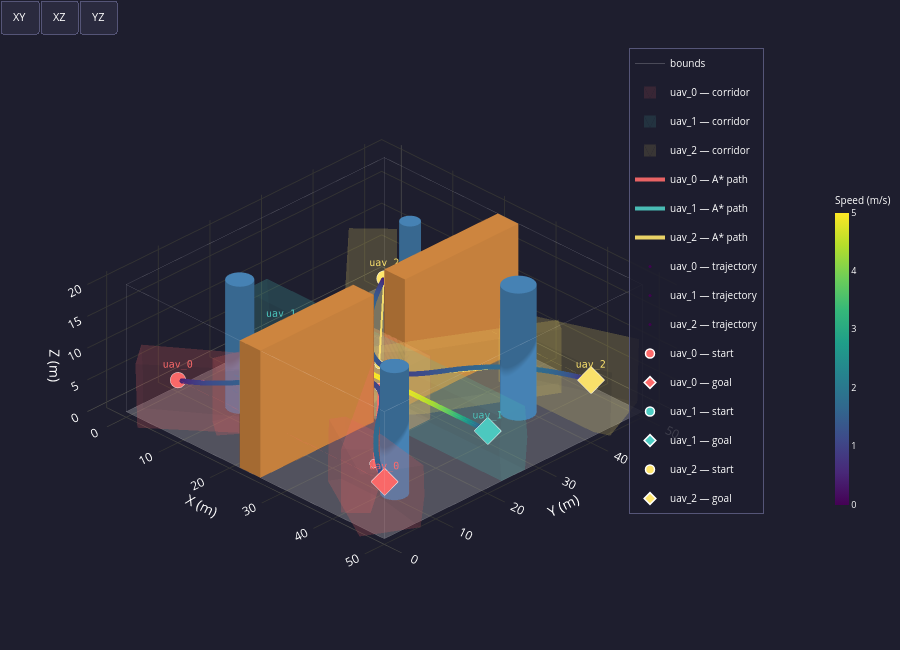

The cell this chart's notebook holds for it:
### Code cell
# ── Cell 4 — Trajectory Generation (STO) ────────────────────────────────────
from trajectory_generator import generate_trajectories, TrajectoryResult, STOConfig
import logging
logging.getLogger("trajectory_generator").setLevel(logging.WARNING)

sto_cfg = STOConfig.from_yaml(PLANNER_CONFIG)
print(f"✓  STO config   [{os.path.basename(PLANNER_CONFIG)}]  "
      f"max_iter={sto_cfg.max_iter}  adaptive={sto_cfg.adaptive_weights}  "
      f"cost={sto_cfg.corridor_cost_type.upper()}")

# ── Optimise trajectories (runs STO per UAV) ─────────────────────────────────
try:
    trajectories = generate_trajectories(fleet, paths, corridors, sto_cfg, verbose=True)
except RuntimeError as exc:
    print(f"\n✗  STO FAILED — {exc}")
    raise

# ── Summary ───────────────────────────────────────────────────────────────────
print(f"\n{'─'*62}")
for tr in trajectories:
    print(f"  ✓  {tr.uav_id:<10}  "
          f"T={tr.total_time:.1f} s  "
          f"max_v={tr.vel_norm.max():.2f} m/s  "
          f"jerk={tr.jerk_cost:.4f}  "
          f"viol_corr={tr.violations['corridor']:.4f}  "
          f"({tr.runtime:.0f} s)")
print(f"{'─'*62}")

# ── Visualisation — environment + paths + corridors + trajectories ────────────
plot_environment_3d(env, fleet=fleet, paths=paths, corridors=corridors,
                    trajectories=trajectories)

### Figure 1 — Plotly figure (JSON) as saved in the notebook; plotly's stock layout.template omitted (floating-point values rounded to 4 significant figures; data arrays with more than 128 entries replaced by an {"elided": "..."} marker saying what was removed)
{"data": [{"color": "#EFEFEF", "flatshading": true, "hoverinfo": "skip", "i": [0, 0], "j": [1, 2], "k": [2, 3], "name": "floor", "opacity": 0.25, "showscale": false, "type": "mesh3d", "x": [0, 50, 50, 0], "y": [0, 0, 50, 50], "z": [0, 0, 0, 0]}, {"hoverinfo": "skip", "line": {"color": "white", "width": 1}, "mode": "lines", "name": "bounds", "opacity": 0.2, "type": "scatter3d", "x": [0, 50, null, 50, 50, null, 50, 0, null, 0, 0, null, 0, 50, null, 50, 50, null, 50, 0, null, 0, 0, null, 0, 0, null, 50, 50, null, 50, 50, null, 0, 0, null], "y": [0, 0, null, 0, 50, null, 50, 50, null, 50, 0, null, 0, 0, null, 0, 50, null, 50, 50, null, 50, 0, null, 0, 0, null, 0, 0, null, 50, 50, null, 50, 50, null], "z": [0, 0, null, 0, 0, null, 0, 0, null, 0, 0, null, 20, 20, null, 20, 20, null, 20, 20, null, 20, 20, null, 0, 20, null, 0, 20, null, 0, 20, null, 0, 20, null]}, {"color": "#4682B4", "flatshading": false, "hoverinfo": "skip", "i": {"elided": "160 int values"}, "j": {"elided": "160 int values"}, "k": {"elided": "160 int values"}, "name": "cyl_0", "opacity": 1, "showscale": false, "type": "mesh3d", "x": [12.0, 11.98, 11.9, 11.78, 11.62, 11.41, 11.18, 10.91, 10.62, 10.31, 10.0, 9.687, 9.382, 9.092, 8.824, 8.586, 8.382, 8.218, 8.098, 8.025, 8.0, 8.025, 8.098, 8.218, 8.382, 8.586, 8.824, 9.092, 9.382, 9.687, 10.0, 10.31, 10.62, 10.91, 11.18, 11.41, 11.62, 11.78, 11.9, 11.98, 12.0, 11.98, 11.9, 11.78, 11.62, 11.41, 11.18, 10.91, 10.62, 10.31, 10.0, 9.687, 9.382, 9.092, 8.824, 8.586, 8.382, 8.218, 8.098, 8.025, 8.0, 8.025, 8.098, 8.218, 8.382, 8.586, 8.824, 9.092, 9.382, 9.687, 10.0, 10.31, 10.62, 10.91, 11.18, 11.41, 11.62, 11.78, 11.9, 11.98, 10.0, 10.0], "y": [12.0, 12.31, 12.62, 12.91, 13.18, 13.41, 13.62, 13.78, 13.9, 13.98, 14.0, 13.98, 13.9, 13.78, 13.62, 13.41, 13.18, 12.91, 12.62, 12.31, 12.0, 11.69, 11.38, 11.09, 10.82, 10.59, 10.38, 10.22, 10.1, 10.02, 10.0, 10.02, 10.1, 10.22, 10.38, 10.59, 10.82, 11.09, 11.38, 11.69, 12.0, 12.31, 12.62, 12.91, 13.18, 13.41, 13.62, 13.78, 13.9, 13.98, 14.0, 13.98, 13.9, 13.78, 13.62, 13.41, 13.18, 12.91, 12.62, 12.31, 12.0, 11.69, 11.38, 11.09, 10.82, 10.59, 10.38, 10.22, 10.1, 10.02, 10.0, 10.02, 10.1, 10.22, 10.38, 10.59, 10.82, 11.09, 11.38, 11.69, 12.0, 12.0], "z": [0.0, 0.0, 0.0, 0.0, 0.0, 0.0, 0.0, 0.0, 0.0, 0.0, 0.0, 0.0, 0.0, 0.0, 0.0, 0.0, 0.0, 0.0, 0.0, 0.0, 0.0, 0.0, 0.0, 0.0, 0.0, 0.0, 0.0, 0.0, 0.0, 0.0, 0.0, 0.0, 0.0, 0.0, 0.0, 0.0, 0.0, 0.0, 0.0, 0.0, 20.0, 20.0, 20.0, 20.0, 20.0, 20.0, 20.0, 20.0, 20.0, 20.0, 20.0, 20.0, 20.0, 20.0, 20.0, 20.0, 20.0, 20.0, 20.0, 20.0, 20.0, 20.0, 20.0, 20.0, 20.0, 20.0, 20.0, 20.0, 20.0, 20.0, 20.0, 20.0, 20.0, 20.0, 20.0, 20.0, 20.0, 20.0, 20.0, 20.0, 0.0, 20.0]}, {"color": "#4682B4", "flatshading": false, "hoverinfo": "skip", "i": {"elided": "160 int values"}, "j": {"elided": "160 int values"}, "k": {"elided": "160 int values"}, "name": "cyl_1", "opacity": 1, "showscale": false, "type": "mesh3d", "x": [40.5, 40.47, 40.38, 40.23, 40.02, 39.77, 39.47, 39.13, 38.77, 38.39, 38.0, 37.61, 37.23, 36.87, 36.53, 36.23, 35.98, 35.77, 35.62, 35.53, 35.5, 35.53, 35.62, 35.77, 35.98, 36.23, 36.53, 36.87, 37.23, 37.61, 38.0, 38.39, 38.77, 39.13, 39.47, 39.77, 40.02, 40.23, 40.38, 40.47, 40.5, 40.47, 40.38, 40.23, 40.02, 39.77, 39.47, 39.13, 38.77, 38.39, 38.0, 37.61, 37.23, 36.87, 36.53, 36.23, 35.98, 35.77, 35.62, 35.53, 35.5, 35.53, 35.62, 35.77, 35.98, 36.23, 36.53, 36.87, 37.23, 37.61, 38.0, 38.39, 38.77, 39.13, 39.47, 39.77, 40.02, 40.23, 40.38, 40.47, 38.0, 38.0], "y": [38.0, 38.39, 38.77, 39.13, 39.47, 39.77, 40.02, 40.23, 40.38, 40.47, 40.5, 40.47, 40.38, 40.23, 40.02, 39.77, 39.47, 39.13, 38.77, 38.39, 38.0, 37.61, 37.23, 36.87, 36.53, 36.23, 35.98, 35.77, 35.62, 35.53, 35.5, 35.53, 35.62, 35.77, 35.98, 36.23, 36.53, 36.87, 37.23, 37.61, 38.0, 38.39, 38.77, 39.13, 39.47, 39.77, 40.02, 40.23, 40.38, 40.47, 40.5, 40.47, 40.38, 40.23, 40.02, 39.77, 39.47, 39.13, 38.77, 38.39, 38.0, 37.61, 37.23, 36.87, 36.53, 36.23, 35.98, 35.77, 35.62, 35.53, 35.5, 35.53, 35.62, 35.77, 35.98, 36.23, 36.53, 36.87, 37.23, 37.61, 38.0, 38.0], "z": [0.0, 0.0, 0.0, 0.0, 0.0, 0.0, 0.0, 0.0, 0.0, 0.0, 0.0, 0.0, 0.0, 0.0, 0.0, 0.0, 0.0, 0.0, 0.0, 0.0, 0.0, 0.0, 0.0, 0.0, 0.0, 0.0, 0.0, 0.0, 0.0, 0.0, 0.0, 0.0, 0.0, 0.0, 0.0, 0.0, 0.0, 0.0, 0.0, 0.0, 20.0, 20.0, 20.0, 20.0, 20.0, 20.0, 20.0, 20.0, 20.0, 20.0, 20.0, 20.0, 20.0, 20.0, 20.0, 20.0, 20.0, 20.0, 20.0, 20.0, 20.0, 20.0, 20.0, 20.0, 20.0, 20.0, 20.0, 20.0, 20.0, 20.0, 20.0, 20.0, 20.0, 20.0, 20.0, 20.0, 20.0, 20.0, 20.0, 20.0, 0.0, 20.0]}, {"color": "#4682B4", "flatshading": false, "hoverinfo": "skip", "i": {"elided": "160 int values"}, "j": {"elided": "160 int values"}, "k": {"elided": "160 int values"}, "name": "cyl_2", "opacity": 1, "showscale": false, "type": "mesh3d", "x": [16.5, 16.48, 16.43, 16.34, 16.21, 16.06, 15.88, 15.68, 15.46, 15.23, 15.0, 14.77, 14.54, 14.32, 14.12, 13.94, 13.79, 13.66, 13.57, 13.52, 13.5, 13.52, 13.57, 13.66, 13.79, 13.94, 14.12, 14.32, 14.54, 14.77, 15.0, 15.23, 15.46, 15.68, 15.88, 16.06, 16.21, 16.34, 16.43, 16.48, 16.5, 16.48, 16.43, 16.34, 16.21, 16.06, 15.88, 15.68, 15.46, 15.23, 15.0, 14.77, 14.54, 14.32, 14.12, 13.94, 13.79, 13.66, 13.57, 13.52, 13.5, 13.52, 13.57, 13.66, 13.79, 13.94, 14.12, 14.32, 14.54, 14.77, 15.0, 15.23, 15.46, 15.68, 15.88, 16.06, 16.21, 16.34, 16.43, 16.48, 15.0, 15.0], "y": [40.0, 40.23, 40.46, 40.68, 40.88, 41.06, 41.21, 41.34, 41.43, 41.48, 41.5, 41.48, 41.43, 41.34, 41.21, 41.06, 40.88, 40.68, 40.46, 40.23, 40.0, 39.77, 39.54, 39.32, 39.12, 38.94, 38.79, 38.66, 38.57, 38.52, 38.5, 38.52, 38.57, 38.66, 38.79, 38.94, 39.12, 39.32, 39.54, 39.77, 40.0, 40.23, 40.46, 40.68, 40.88, 41.06, 41.21, 41.34, 41.43, 41.48, 41.5, 41.48, 41.43, 41.34, 41.21, 41.06, 40.88, 40.68, 40.46, 40.23, 40.0, 39.77, 39.54, 39.32, 39.12, 38.94, 38.79, 38.66, 38.57, 38.52, 38.5, 38.52, 38.57, 38.66, 38.79, 38.94, 39.12, 39.32, 39.54, 39.77, 40.0, 40.0], "z": [0.0, 0.0, 0.0, 0.0, 0.0, 0.0, 0.0, 0.0, 0.0, 0.0, 0.0, 0.0, 0.0, 0.0, 0.0, 0.0, 0.0, 0.0, 0.0, 0.0, 0.0, 0.0, 0.0, 0.0, 0.0, 0.0, 0.0, 0.0, 0.0, 0.0, 0.0, 0.0, 0.0, 0.0, 0.0, 0.0, 0.0, 0.0, 0.0, 0.0, 20.0, 20.0, 20.0, 20.0, 20.0, 20.0, 20.0, 20.0, 20.0, 20.0, 20.0, 20.0, 20.0, 20.0, 20.0, 20.0, 20.0, 20.0, 20.0, 20.0, 20.0, 20.0, 20.0, 20.0, 20.0, 20.0, 20.0, 20.0, 20.0, 20.0, 20.0, 20.0, 20.0, 20.0, 20.0, 20.0, 20.0, 20.0, 20.0, 20.0, 0.0, 20.0]}, {"color": "#4682B4", "flatshading": false, "hoverinfo": "skip", "i": {"elided": "160 int values"}, "j": {"elided": "160 int values"}, "k": {"elided": "160 int values"}, "name": "cyl_3", "opacity": 1, "showscale": false, "type": "mesh3d", "x": [44.0, 43.98, 43.9, 43.78, 43.62, 43.41, 43.18, 42.91, 42.62, 42.31, 42.0, 41.69, 41.38, 41.09, 40.82, 40.59, 40.38, 40.22, 40.1, 40.02, 40.0, 40.02, 40.1, 40.22, 40.38, 40.59, 40.82, 41.09, 41.38, 41.69, 42.0, 42.31, 42.62, 42.91, 43.18, 43.41, 43.62, 43.78, 43.9, 43.98, 44.0, 43.98, 43.9, 43.78, 43.62, 43.41, 43.18, 42.91, 42.62, 42.31, 42.0, 41.69, 41.38, 41.09, 40.82, 40.59, 40.38, 40.22, 40.1, 40.02, 40.0, 40.02, 40.1, 40.22, 40.38, 40.59, 40.82, 41.09, 41.38, 41.69, 42.0, 42.31, 42.62, 42.91, 43.18, 43.41, 43.62, 43.78, 43.9, 43.98, 42.0, 42.0], "y": [10.0, 10.31, 10.62, 10.91, 11.18, 11.41, 11.62, 11.78, 11.9, 11.98, 12.0, 11.98, 11.9, 11.78, 11.62, 11.41, 11.18, 10.91, 10.62, 10.31, 10.0, 9.687, 9.382, 9.092, 8.824, 8.586, 8.382, 8.218, 8.098, 8.025, 8.0, 8.025, 8.098, 8.218, 8.382, 8.586, 8.824, 9.092, 9.382, 9.687, 10.0, 10.31, 10.62, 10.91, 11.18, 11.41, 11.62, 11.78, 11.9, 11.98, 12.0, 11.98, 11.9, 11.78, 11.62, 11.41, 11.18, 10.91, 10.62, 10.31, 10.0, 9.687, 9.382, 9.092, 8.824, 8.586, 8.382, 8.218, 8.098, 8.025, 8.0, 8.025, 8.098, 8.218, 8.382, 8.586, 8.824, 9.092, 9.382, 9.687, 10.0, 10.0], "z": [0.0, 0.0, 0.0, 0.0, 0.0, 0.0, 0.0, 0.0, 0.0, 0.0, 0.0, 0.0, 0.0, 0.0, 0.0, 0.0, 0.0, 0.0, 0.0, 0.0, 0.0, 0.0, 0.0, 0.0, 0.0, 0.0, 0.0, 0.0, 0.0, 0.0, 0.0, 0.0, 0.0, 0.0, 0.0, 0.0, 0.0, 0.0, 0.0, 0.0, 20.0, 20.0, 20.0, 20.0, 20.0, 20.0, 20.0, 20.0, 20.0, 20.0, 20.0, 20.0, 20.0, 20.0, 20.0, 20.0, 20.0, 20.0, 20.0, 20.0, 20.0, 20.0, 20.0, 20.0, 20.0, 20.0, 20.0, 20.0, 20.0, 20.0, 20.0, 20.0, 20.0, 20.0, 20.0, 20.0, 20.0, 20.0, 20.0, 20.0, 0.0, 20.0]}, {"color": "#CD853F", "flatshading": true, "hoverinfo": "skip", "i": [7, 0, 0, 0, 4, 4, 6, 6, 4, 0, 3, 2], "j": [3, 4, 1, 2, 5, 6, 5, 2, 0, 1, 6, 3], "k": [0, 7, 2, 7, 6, 7, 1, 1, 5, 5, 7, 6], "name": "passage_wall_south", "opacity": 1, "showscale": false, "type": "mesh3d", "x": [22, 26, 26, 22, 22, 26, 26, 22], "y": [0, 0, 22, 22, 0, 0, 22, 22], "z": [0, 0, 0, 0, 20, 20, 20, 20]}, {"color": "#CD853F", "flatshading": true, "hoverinfo": "skip", "i": [7, 0, 0, 0, 4, 4, 6, 6, 4, 0, 3, 2], "j": [3, 4, 1, 2, 5, 6, 5, 2, 0, 1, 6, 3], "k": [0, 7, 2, 7, 6, 7, 1, 1, 5, 5, 7, 6], "name": "passage_wall_north", "opacity": 1, "showscale": false, "type": "mesh3d", "x": [22, 26, 26, 22, 22, 26, 26, 22], "y": [28, 28, 50, 50, 28, 28, 50, 50], "z": [0, 0, 0, 0, 20, 20, 20, 20]}, {"color": "#FF6B6B", "flatshading": true, "hoverinfo": "skip", "i": [5, 5, 5, 5, 1, 1, 1, 1, 1, 7, 7, 7, 7, 7, 7, 7], "j": [6, 6, 2, 2, 5, 9, 5, 2, 2, 6, 2, 2, 1, 1, 6, 9], "k": [3, 8, 3, 4, 8, 8, 4, 0, 4, 3, 0, 3, 9, 0, 8, 8], "legendgroup": "uav_0_corridor", "name": "uav_0 — corridor", "opacity": 0.12, "showlegend": true, "showscale": false, "type": "mesh3d", "x": [0.237, 16.8, 0.6112, 3.861, 17.13, 19.64, 4.069, 0.7868, 19.85, 17.43], "y": [3.058, 13.68, 2.309, -2.071, 13.01, 9.636, -1.917, 2.507, 9.79, 13.05], "z": [4.256, 5.4, 9.869, 9.869, 10.38, 10.38, -0.1278, -0.1278, 0.3812, 0.3812]}, {"color": "#FF6B6B", "flatshading": true, "hoverinfo": "skip", "i": [4, 4, 4, 7, 7, 7, 7, 12, 12, 12, 12, 11, 11, 11, 11, 14, 14, 14, 8, 8, 8, 8, 6, 6, 6, 6, 6, 6, 6, 6], "j": [15, 3, 3, 3, 0, 16, 0, 4, 9, 4, 9, 4, 4, 3, 0, 15, 16, 12, 0, 11, 9, 11, 9, 8, 7, 8, 12, 14, 7, 14], "k": [13, 5, 15, 15, 1, 15, 3, 13, 2, 10, 10, 5, 10, 5, 3, 13, 15, 13, 1, 0, 10, 10, 2, 1, 1, 9, 2, 12, 16, 16], "legendgroup": "uav_0_corridor", "name": "uav_0 — corridor", "opacity": 0.12, "showlegend": false, "showscale": false, "type": "mesh3d", "x": [15.5, 23.33, 23.59, 10.56, 10.64, 10.56, 23.59, 23.49, 23.33, 23.36, 15.62, 15.5, 17.81, 13.75, 17.81, 13.75, 17.61], "y": [21.06, 27.82, 27.62, 6.145, 6.084, 6.145, 27.62, 27.69, 27.82, 27.79, 21.11, 21.06, 9.163, 3.75, 9.163, 3.75, 8.894], "z": [0.25, 0.25, 10.25, 0.25, 10.25, 5.75, 4.75, 0.25, 5.75, 10.25, 10.25, 5.75, 10.25, 10.25, 4.75, 0.25, 0.25]}, {"color": "#FF6B6B", "flatshading": true, "hoverinfo": "skip", "i": [9, 9, 10, 10, 2, 2, 2, 2, 7, 7, 7, 7, 15, 15, 15, 15, 15, 12, 12, 12, 12, 12, 12, 18, 18, 18, 18, 18, 18, 20, 20, 20, 20, 20, 20, 20, 20, 20], "j": [4, 11, 9, 9, 10, 10, 1, 11, 8, 16, 10, 10, 4, 1, 5, 5, 1, 1, 2, 2, 7, 15, 15, 5, 9, 8, 9, 5, 19, 15, 15, 19, 7, 12, 12, 16, 18, 18], "k": [3, 4, 8, 11, 0, 11, 4, 4, 17, 17, 0, 8, 3, 4, 3, 6, 14, 14, 0, 1, 0, 14, 13, 3, 3, 17, 8, 6, 6, 6, 13, 6, 16, 13, 7, 17, 17, 19], "legendgroup": "uav_0_corridor", "name": "uav_0 — corridor", "opacity": 0.12, "showlegend": false, "showscale": false, "type": "mesh3d", "x": [16.75, 16.75, 16.75, 31.25, 24, 31.25, 24.25, 16.75, 31.25, 31.25, 24, 24, 16.75, 23.75, 16.75, 23.75, 24.0, 31.25, 31.25, 24.25, 24.0], "y": [22.42, 22.65, 22.42, 22.65, 22.47, 27.73, 27.75, 27.71, 22.42, 22.42, 22.24, 22.24, 27.73, 27.75, 27.73, 27.75, 27.73, 27.71, 27.73, 27.75, 27.75], "z": [10.25, 0.25, 4.75, 0.25, 0.25, 0.25, 0.25, 10.25, 10.25, 4.75, 10.25, 4.75, 5.75, 5.75, 0.25, 0.25, 10.25, 10.25, 5.75, 5.75, 5.875]}, {"color": "#FF6B6B", "flatshading": true, "hoverinfo": "skip", "i": [5, 5, 3, 3, 3, 3, 7, 7, 7, 9, 9, 9, 9, 9, 9, 9], "j": [0, 1, 0, 1, 6, 6, 0, 0, 6, 5, 3, 3, 6, 7, 5, 7], "k": [4, 0, 2, 0, 2, 8, 2, 4, 2, 1, 1, 8, 8, 6, 4, 4], "legendgroup": "uav_0_corridor", "name": "uav_0 — corridor", "opacity": 0.12, "showlegend": false, "showscale": false, "type": "mesh3d", "x": [41.0, 41.0, 43.94, 43.94, 22.93, 22.93, 30.11, 24.51, 30.11, 24.51], "y": [0.6402, 0.6402, 3.391, 3.391, 26.49, 26.49, 22.72, 27.97, 22.72, 27.97], "z": [0.25, 10.25, 0.25, 10.25, 0.25, 10.25, 0.25, 0.25, 10.25, 10.25]}, {"color": "#FF6B6B", "flatshading": true, "hoverinfo": "skip", "i": [5, 5, 1, 1, 1, 7, 7, 7, 11, 11, 11, 11, 11, 6, 6, 6, 13, 13, 13, 13, 13, 13, 13, 13], "j": [2, 2, 5, 9, 9, 2, 4, 8, 5, 4, 9, 7, 7, 2, 8, 1, 9, 11, 11, 7, 7, 6, 1, 6], "k": [4, 3, 3, 5, 10, 4, 0, 2, 4, 0, 5, 0, 12, 3, 2, 3, 10, 12, 9, 8, 12, 8, 10, 1], "legendgroup": "uav_0_corridor", "name": "uav_0 — corridor", "opacity": 0.12, "showlegend": false, "showscale": false, "type": "mesh3d", "x": [51.52, 34.68, 46.84, 33.77, 47.3, 34.23, 42.48, 51.39, 50.94, 35.34, 35.19, 42.18, 42.13, 42.1], "y": [6.096, 7.007, -1.634, 5.289, -1.877, 5.046, 7.384, 6.4, 6.106, 7.148, 7.449, 7.481, 7.784, 7.785], "z": [9.734, 0.5163, -0.2528, 0.5163, 9.734, 10.5, 0.167, 4.712, -0.2528, 10.5, 5.23, 10.2, 4.972, 4.934]}, {"color": "#4ECDC4", "flatshading": true, "hoverinfo": "skip", "i": [9, 9, 14, 14, 1, 1, 4, 4, 6, 6, 6, 6, 11, 11, 11, 11, 11, 11, 3, 3, 3, 3, 3, 3, 12, 12, 12, 12, 12, 12, 12, 12], "j": [15, 8, 15, 16, 8, 5, 16, 5, 9, 1, 9, 1, 9, 14, 9, 14, 6, 6, 1, 4, 1, 4, 6, 6, 14, 4, 14, 4, 11, 11, 3, 3], "k": [17, 17, 17, 17, 17, 17, 17, 17, 7, 0, 8, 8, 7, 10, 15, 15, 7, 13, 0, 2, 5, 5, 0, 13, 10, 2, 16, 16, 10, 13, 2, 13], "legendgroup": "uav_1_corridor", "name": "uav_1 — corridor", "opacity": 0.12, "showlegend": true, "showscale": false, "type": "mesh3d", "x": [50, 50, 3.553e-15, 25.0, -3.553e-15, 25.0, 50, 50, 50, 50, -7.105e-15, 25.0, -3.553e-15, 25.0, 3.553e-15, 25.0, 3.553e-15, 25.0], "y": [22.72, 27.28, 22.72, 22.68, 27.28, 27.32, 22.27, 22.72, 27.73, 27.28, 22.72, 22.68, 22.27, 22.23, 27.28, 27.32, 27.73, 27.77], "z": [0, 0, 8.882e-16, 1.776e-15, -8.882e-16, -8.882e-16, 5, 10, 5, 10, 10, 10, 5, 5, 10, 10, 5, 5]}, {"color": "#FFE66D", "flatshading": true, "hoverinfo": "skip", "i": [0, 0, 2, 2, 16, 16, 16, 5, 5, 5, 5, 5, 5, 5, 14, 14, 7, 7, 7, 7, 7, 7, 7, 7, 7, 7, 7, 18, 18, 18, 18, 18, 18, 18, 18, 18], "j": [3, 3, 6, 11, 3, 15, 3, 15, 0, 17, 2, 17, 6, 8, 16, 16, 3, 3, 14, 14, 11, 8, 12, 12, 0, 5, 5, 16, 17, 16, 14, 14, 12, 2, 17, 12], "k": [4, 1, 9, 9, 4, 4, 13, 4, 4, 15, 6, 2, 9, 9, 13, 19, 13, 1, 13, 10, 9, 9, 11, 10, 1, 8, 0, 15, 15, 19, 10, 19, 10, 11, 2, 11], "legendgroup": "uav_2_corridor", "name": "uav_2 — corridor", "opacity": 0.12, "showlegend": true, "showscale": false, "type": "mesh3d", "x": [13.32, 12.44, 20.41, -2.033, -2.103, 23.56, 23.7, 23.63, 23.76, 23.77, 20.45, 20.53, 20.52, 2.734, 13.63, 2.675, 2.726, 13.6, 13.62, 13.62], "y": [28.9, 29.83, 31.97, 45.17, 45.24, 22.16, 22.29, 22.47, 22.25, 22.29, 31.91, 31.88, 31.88, 49.67, 38.83, 49.75, 49.72, 38.88, 38.88, 38.89], "z": [10.18, 0.165, 10.21, -0.05095, 9.949, 10.3, 10.3, 0.2985, 4.049, 5.66, 0.2059, 4.598, 4.37, -0.05095, 0.1064, 9.949, 4.443, 10.11, 4.386, 4.382]}, {"color": "#FFE66D", "flatshading": true, "hoverinfo": "skip", "i": [4, 4, 6, 6, 6, 6, 13, 13, 13, 13, 13, 13, 13, 1, 1, 10, 10, 10, 10, 10, 10, 10, 10, 10], "j": [3, 3, 8, 9, 8, 4, 12, 8, 3, 8, 3, 11, 9, 3, 3, 4, 11, 6, 6, 1, 13, 13, 12, 1], "k": [2, 5, 9, 7, 2, 2, 0, 2, 0, 9, 2, 7, 7, 0, 5, 5, 7, 7, 4, 5, 12, 11, 0, 0], "legendgroup": "uav_2_corridor", "name": "uav_2 — corridor", "opacity": 0.12, "showlegend": false, "showscale": false, "type": "mesh3d", "x": [16.75, 16.75, 31.25, 24, 31.25, 24, 31.25, 24.25, 31.25, 24.25, 16.75, 23.75, 16.75, 23.75], "y": [27.57, 27.57, 27.57, 27.76, 27.57, 27.76, 22.27, 22.25, 22.27, 22.25, 22.27, 22.25, 22.27, 22.25], "z": [0.25, 10.25, 0.25, 0.25, 10.25, 10.25, 10.25, 10.25, 0.25, 0.25, 10.25, 10.25, 0.25, 0.25]}, {"color": "#FFE66D", "flatshading": true, "hoverinfo": "skip", "i": [9, 9, 8, 8, 4, 4, 4, 4, 13, 13, 13, 13, 13, 12, 12, 6, 6, 3, 3, 3, 3, 3, 3, 3, 3, 3], "j": [1, 1, 9, 9, 8, 1, 1, 8, 10, 8, 8, 4, 4, 13, 13, 4, 4, 9, 9, 10, 12, 1, 1, 6, 12, 6], "k": [7, 0, 7, 10, 2, 7, 5, 7, 11, 2, 10, 2, 14, 11, 14, 5, 14, 0, 10, 11, 11, 5, 0, 5, 14, 14], "legendgroup": "uav_2_corridor", "name": "uav_2 — corridor", "opacity": 0.12, "showlegend": false, "showscale": false, "type": "mesh3d", "x": [23.45, 36.56, 38.8, 24.7, 38.8, 38.76, 29.62, 36.56, 36.59, 23.45, 23.48, 24.71, 24.71, 29.73, 29.73], "y": [23.11, 47.18, 45.57, 22.21, 45.57, 45.6, 28.13, 47.18, 47.15, 23.11, 23.09, 22.2, 22.2, 28.24, 28.24], "z": [0.25, 0.25, 10.25, 0.25, 4.75, 0.25, 0.25, 5.75, 10.25, 5.75, 10.25, 10.25, 4.75, 10.25, 4.75]}, {"color": "#FFE66D", "flatshading": true, "hoverinfo": "skip", "i": [1, 1, 7, 7, 12, 12, 12, 10, 10, 10, 10, 3, 3, 3, 13, 13, 13, 13, 15, 15, 14, 14, 14, 14, 14, 14, 14, 14], "j": [4, 6, 4, 4, 7, 7, 0, 1, 4, 0, 0, 1, 10, 10, 6, 7, 7, 3, 0, 12, 12, 13, 15, 10, 10, 15, 3, 13], "k": [6, 2, 6, 5, 5, 11, 5, 4, 5, 5, 8, 2, 1, 9, 2, 6, 11, 2, 8, 0, 11, 11, 12, 8, 9, 8, 9, 3], "legendgroup": "uav_2_corridor", "name": "uav_2 — corridor", "opacity": 0.12, "showlegend": false, "showscale": false, "type": "mesh3d", "x": [30.53, 51.44, 51.68, 49.28, 47.5, 29.57, 47.75, 29.81, 37.83, 48.74, 49.16, 30.86, 30.8, 37.43, 37.41, 37.37], "y": [41.56, 42.32, 42.42, 41.39, 51.51, 43.83, 51.62, 43.93, 40.92, 41.16, 41.34, 41.47, 41.29, 40.92, 40.73, 40.73], "z": [0.383, -0.1295, 9.867, 9.936, -0.1295, 0.383, 9.867, 10.38, 0.2135, 4.327, -0.06438, 10.38, 5.466, 10.23, 5.019, 4.956]}, {"hovertemplate": "<b>uav_0 — A* path</b><br>x=%{x:.1f}  y=%{y:.1f}  z=%{z:.1f}<extra></extra>", "legendgroup": "uav_0_path", "line": {"color": "#FF6B6B", "width": 4}, "mode": "lines", "name": "uav_0 — A* path", "opacity": 0.9, "showlegend": true, "type": "scatter3d", "x": [5, 12.75, 21.75, 26.25, 40.75, 45], "y": [5, 10.75, 22.75, 22.75, 7.25, 5], "z": [5, 5.25, 5.25, 5.25, 5.25, 5]}, {"hoverinfo": "skip", "legendgroup": "uav_0_path", "marker": {"color": "#FF6B6B", "line": {"color": "white", "width": 1}, "size": 5}, "mode": "markers", "opacity": 0.8, "showlegend": false, "type": "scatter3d", "x": [12.75, 21.75, 26.25, 40.75], "y": [10.75, 22.75, 22.75, 7.25], "z": [5.25, 5.25, 5.25, 5.25]}, {"hovertemplate": "<b>uav_1 — A* path</b><br>x=%{x:.1f}  y=%{y:.1f}  z=%{z:.1f}<extra></extra>", "legendgroup": "uav_1_path", "line": {"color": "#4ECDC4", "width": 4}, "mode": "lines", "name": "uav_1 — A* path", "opacity": 0.9, "showlegend": true, "type": "scatter3d", "x": [5, 45], "y": [25, 25], "z": [5, 5]}, {"hovertemplate": "<b>uav_2 — A* path</b><br>x=%{x:.1f}  y=%{y:.1f}  z=%{z:.1f}<extra></extra>", "legendgroup": "uav_2_path", "line": {"color": "#FFE66D", "width": 4}, "mode": "lines", "name": "uav_2 — A* path", "opacity": 0.9, "showlegend": true, "type": "scatter3d", "x": [5, 21.75, 26.25, 36.25, 45], "y": [45, 27.25, 27.25, 41.25, 45], "z": [5, 5.25, 5.25, 5.25, 5]}, {"hoverinfo": "skip", "legendgroup": "uav_2_path", "marker": {"color": "#FFE66D", "line": {"color": "white", "width": 1}, "size": 5}, "mode": "markers", "opacity": 0.8, "showlegend": false, "type": "scatter3d", "x": [21.75, 26.25, 36.25], "y": [27.25, 27.25, 41.25], "z": [5.25, 5.25, 5.25]}, {"hoverinfo": "skip", "legendgroup": "uav_0_traj", "line": {"color": "#FF6B6B", "width": 2}, "mode": "lines", "opacity": 0.35, "showlegend": false, "type": "scatter3d", "x": {"elided": "300 float values"}, "y": {"elided": "300 float values"}, "z": {"elided": "300 float values"}}, {"hovertemplate": "<b>uav_0 — trajectory</b><br>x=%{x:.1f}  y=%{y:.1f}  z=%{z:.1f}<br>speed=%{marker.color:.2f} m/s<extra></extra>", "legendgroup": "uav_0_traj", "marker": {"cmax": 5, "cmin": 0, "color": {"elided": "300 float values"}, "colorbar": {"len": 0.55, "thickness": 14, "tickfont": {"color": "white", "size": 9}, "title": {"font": {"color": "white", "size": 10}, "text": "Speed (m/s)"}, "x": 1.08}, "colorscale": [[0, "#440154"], [0.1111, "#482878"], [0.2222, "#3e4989"], [0.3333, "#31688e"], [0.4444, "#26828e"], [0.5556, "#1f9e89"], [0.6667, "#35b779"], [0.7778, "#6ece58"], [0.8889, "#b5de2b"], [1, "#fde725"]], "showscale": true, "size": 3}, "mode": "markers", "name": "uav_0 — trajectory", "opacity": 0.9, "showlegend": true, "type": "scatter3d", "x": {"elided": "300 float values"}, "y": {"elided": "300 float values"}, "z": {"elided": "300 float values"}}, {"hoverinfo": "skip", "legendgroup": "uav_1_traj", "line": {"color": "#4ECDC4", "width": 2}, "mode": "lines", "opacity": 0.35, "showlegend": false, "type": "scatter3d", "x": {"elided": "299 float values"}, "y": {"elided": "299 int values"}, "z": {"elided": "299 int values"}}, {"hovertemplate": "<b>uav_1 — trajectory</b><br>x=%{x:.1f}  y=%{y:.1f}  z=%{z:.1f}<br>speed=%{marker.color:.2f} m/s<extra></extra>", "legendgroup": "uav_1_traj", "marker": {"cmax": 5, "cmin": 0, "color": {"elided": "299 float values"}, "colorscale": [[0, "#440154"], [0.1111, "#482878"], [0.2222, "#3e4989"], [0.3333, "#31688e"], [0.4444, "#26828e"], [0.5556, "#1f9e89"], [0.6667, "#35b779"], [0.7778, "#6ece58"], [0.8889, "#b5de2b"], [1, "#fde725"]], "showscale": false, "size": 3}, "mode": "markers", "name": "uav_1 — trajectory", "opacity": 0.9, "showlegend": true, "type": "scatter3d", "x": {"elided": "299 float values"}, "y": {"elided": "299 int values"}, "z": {"elided": "299 int values"}}, {"hoverinfo": "skip", "legendgroup": "uav_2_traj", "line": {"color": "#FFE66D", "width": 2}, "mode": "lines", "opacity": 0.35, "showlegend": false, "type": "scatter3d", "x": {"elided": "299 float values"}, "y": {"elided": "299 float values"}, "z": {"elided": "299 float values"}}, {"hovertemplate": "<b>uav_2 — trajectory</b><br>x=%{x:.1f}  y=%{y:.1f}  z=%{z:.1f}<br>speed=%{marker.color:.2f} m/s<extra></extra>", "legendgroup": "uav_2_traj", "marker": {"cmax": 5, "cmin": 0, "color": {"elided": "299 float values"}, "colorscale": [[0, "#440154"], [0.1111, "#482878"], [0.2222, "#3e4989"], [0.3333, "#31688e"], [0.4444, "#26828e"], [0.5556, "#1f9e89"], [0.6667, "#35b779"], [0.7778, "#6ece58"], [0.8889, "#b5de2b"], [1, "#fde725"]], "showscale": false, "size": 3}, "mode": "markers", "name": "uav_2 — trajectory", "opacity": 0.9, "showlegend": true, "type": "scatter3d", "x": {"elided": "299 float values"}, "y": {"elided": "299 float values"}, "z": {"elided": "299 float values"}}, {"hovertemplate": "<b>uav_0 — start</b><br>x=5.0  y=5.0  z=5.0<extra></extra>", "legendgroup": "uav_0_start", "marker": {"color": "#FF6B6B", "line": {"color": "white", "width": 1.5}, "size": 9, "symbol": "circle"}, "mode": "markers+text", "name": "uav_0 — start", "showlegend": true, "text": ["uav_0"], "textfont": {"color": "#FF6B6B", "family": "monospace", "size": 10}, "textposition": "top center", "type": "scatter3d", "x": [5], "y": [5], "z": [5]}, {"hovertemplate": "<b>uav_0 — goal</b><br>x=45.0  y=5.0  z=5.0<extra></extra>", "legendgroup": "uav_0_goal", "marker": {"color": "#FF6B6B", "line": {"color": "white", "width": 1.5}, "size": 9, "symbol": "diamond"}, "mode": "markers+text", "name": "uav_0 — goal", "showlegend": true, "text": ["uav_0"], "textfont": {"color": "#FF6B6B", "family": "monospace", "size": 10}, "textposition": "top center", "type": "scatter3d", "x": [45], "y": [5], "z": [5]}, {"hoverinfo": "skip", "legendgroup": "uav_0_start", "line": {"color": "#FF6B6B", "dash": "dot", "width": 1.5}, "mode": "lines", "opacity": 0.35, "showlegend": false, "type": "scatter3d", "x": [5, 45], "y": [5, 5], "z": [5, 5]}, {"hovertemplate": "<b>uav_1 — start</b><br>x=5.0  y=25.0  z=5.0<extra></extra>", "legendgroup": "uav_1_start", "marker": {"color": "#4ECDC4", "line": {"color": "white", "width": 1.5}, "size": 9, "symbol": "circle"}, "mode": "markers+text", "name": "uav_1 — start", "showlegend": true, "text": ["uav_1"], "textfont": {"color": "#4ECDC4", "family": "monospace", "size": 10}, "textposition": "top center", "type": "scatter3d", "x": [5], "y": [25], "z": [5]}, {"hovertemplate": "<b>uav_1 — goal</b><br>x=45.0  y=25.0  z=5.0<extra></extra>", "legendgroup": "uav_1_goal", "marker": {"color": "#4ECDC4", "line": {"color": "white", "width": 1.5}, "size": 9, "symbol": "diamond"}, "mode": "markers+text", "name": "uav_1 — goal", "showlegend": true, "text": ["uav_1"], "textfont": {"color": "#4ECDC4", "family": "monospace", "size": 10}, "textposition": "top center", "type": "scatter3d", "x": [45], "y": [25], "z": [5]}, {"hoverinfo": "skip", "legendgroup": "uav_1_start", "line": {"color": "#4ECDC4", "dash": "dot", "width": 1.5}, "mode": "lines", "opacity": 0.35, "showlegend": false, "type": "scatter3d", "x": [5, 45], "y": [25, 25], "z": [5, 5]}, {"hovertemplate": "<b>uav_2 — start</b><br>x=5.0  y=45.0  z=5.0<extra></extra>", "legendgroup": "uav_2_start", "marker": {"color": "#FFE66D", "line": {"color": "white", "width": 1.5}, "size": 9, "symbol": "circle"}, "mode": "markers+text", "name": "uav_2 — start", "showlegend": true, "text": ["uav_2"], "textfont": {"color": "#FFE66D", "family": "monospace", "size": 10}, "textposition": "top center", "type": "scatter3d", "x": [5], "y": [45], "z": [5]}, {"hovertemplate": "<b>uav_2 — goal</b><br>x=45.0  y=45.0  z=5.0<extra></extra>", "legendgroup": "uav_2_goal", "marker": {"color": "#FFE66D", "line": {"color": "white", "width": 1.5}, "size": 9, "symbol": "diamond"}, "mode": "markers+text", "name": "uav_2 — goal", "showlegend": true, "text": ["uav_2"], "textfont": {"color": "#FFE66D", "family": "monospace", "size": 10}, "textposition": "top center", "type": "scatter3d", "x": [45], "y": [45], "z": [5]}, {"hoverinfo": "skip", "legendgroup": "uav_2_start", "line": {"color": "#FFE66D", "dash": "dot", "width": 1.5}, "mode": "lines", "opacity": 0.35, "showlegend": false, "type": "scatter3d", "x": [5, 45], "y": [45, 45], "z": [5, 5]}], "layout": {"height": 650, "legend": {"bgcolor": "rgba(30,30,46,0.85)", "bordercolor": "#555577", "borderwidth": 1, "font": {"color": "white", "size": 10}, "x": 1, "xanchor": "right", "y": 1, "yanchor": "top"}, "margin": {"b": 0, "l": 0, "r": 0, "t": 40}, "paper_bgcolor": "#1E1E2E", "scene": {"aspectmode": "data", "bgcolor": "#1E1E2E", "camera": {"eye": {"x": 1.5, "y": -1.5, "z": 1.2}, "projection": {"type": "orthographic"}}, "xaxis": {"color": "white", "gridcolor": "#333333", "showbackground": false, "title": {"text": "X (m)"}, "zerolinecolor": "#555555"}, "yaxis": {"color": "white", "gridcolor": "#333333", "showbackground": false, "title": {"text": "Y (m)"}, "zerolinecolor": "#555555"}, "zaxis": {"color": "white", "gridcolor": "#333333", "showbackground": false, "title": {"text": "Z (m)"}, "zerolinecolor": "#555555"}}, "showlegend": true, "updatemenus": [{"bgcolor": "#2A2A3E", "bordercolor": "#555577", "buttons": [{"args": ["scene.camera", {"center": {"x": 0, "y": 0, "z": 0}, "eye": {"x": 0, "y": 0, "z": 2.5}, "projection": {"type": "orthographic"}, "up": {"x": 0, "y": 1, "z": 0}}], "label": "XY", "method": "relayout"}, {"args": ["scene.camera", {"center": {"x": 0, "y": 0, "z": 0}, "eye": {"x": 0, "y": -2.5, "z": 0}, "projection": {"type": "orthographic"}, "up": {"x": 0, "y": 0, "z": 1}}], "label": "XZ", "method": "relayout"}, {"args": ["scene.camera", {"center": {"x": 0, "y": 0, "z": 0}, "eye": {"x": 2.5, "y": 0, "z": 0}, "projection": {"type": "orthographic"}, "up": {"x": 0, "y": 0, "z": 1}}], "label": "YZ", "method": "relayout"}], "direction": "right", "font": {"color": "white", "size": 11}, "showactive": false, "type": "buttons", "x": 0, "xanchor": "left", "y": 1.08, "yanchor": "top"}], "width": 900}}
